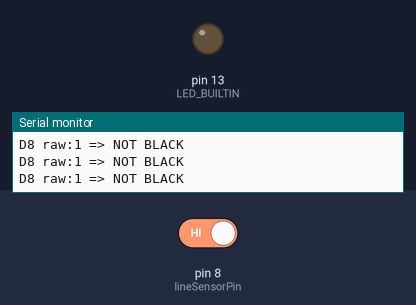
A sketch run on a simulated Arduino Uno, built with avr-gcc and run on an emulated ATmega328P. On the bench: output pins drawn as LEDs (lit = HIGH), the last lines printed to the serial monitor. Inputs (shaded band) come from the test bench; at power-on: pin 8 (lineSensorPin) HIGH.

Above: at 1.2 s.
1.3 s: pin 8 (lineSensorPin) driven LOW
At 1.8 s:
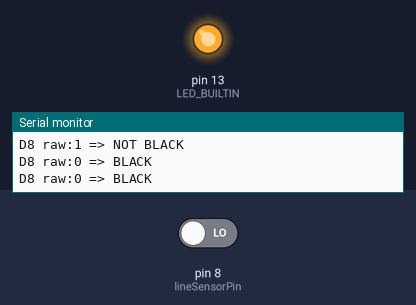
2.9 s: pin 8 (lineSensorPin) driven HIGH
At 4.3 s:
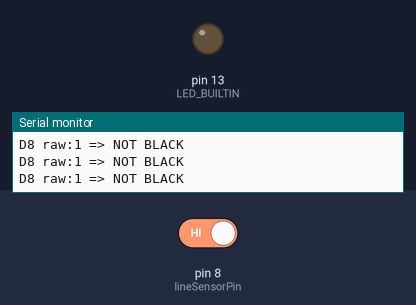
Timing chart, 0 to 5.9 s (numbered marks = the images above; inputs shaded):
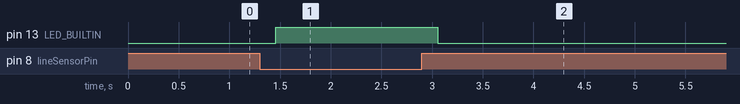

The sketch:

uno_line_sensor_monitor.ino
```cpp
/*
  uno_line_sensor_monitor.ino
  Simple line sensor monitor for a HW-006 style digital sensor on D8.
  Prints whether the sensor sees black or not.
*/

const unsigned long usbBaud = 115200;
const int lineSensorPin = 8;

void setup() {
  pinMode(LED_BUILTIN, OUTPUT);
  pinMode(lineSensorPin, INPUT_PULLUP);

  Serial.begin(usbBaud);
  delay(50);

  Serial.println("Line sensor monitor started");
  Serial.println("Reading D8");
  Serial.println("Assuming LOW = black, HIGH = not black");
}

void loop() {
  int sensorState = digitalRead(lineSensorPin);
  bool seesBlack = (sensorState == LOW);

  Serial.print("D8 raw:");
  Serial.print(sensorState);
  Serial.print(" => ");
  Serial.println(seesBlack ? "BLACK" : "NOT BLACK");

  digitalWrite(LED_BUILTIN, seesBlack ? HIGH : LOW);
  delay(200);
}
```

Measured:
- after the input at 1.3 s, pin 13 (LED_BUILTIN): LOW → HIGH after 0.16 s
- after the input at 2.9 s, pin 13 (LED_BUILTIN): HIGH → LOW after 0.16 s
